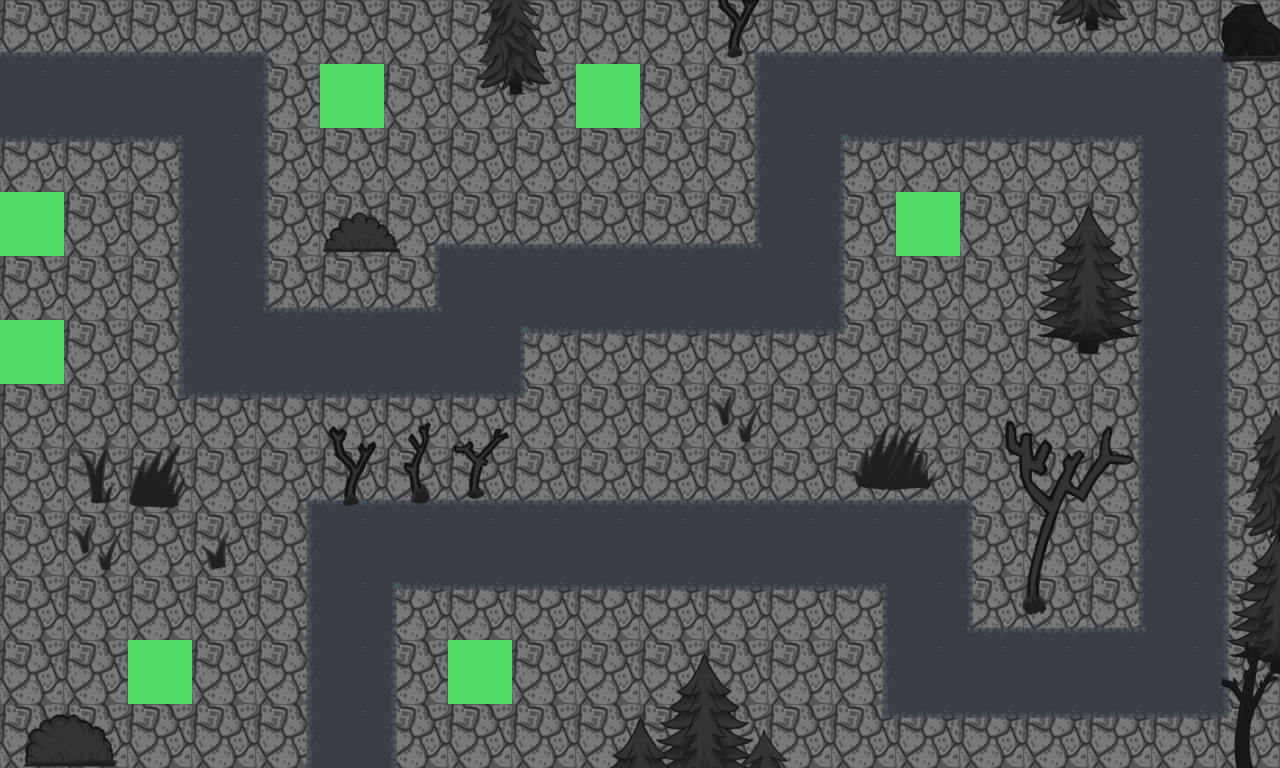

This is a level from a 2D game, rendered from its Tiled map with the project's own tilesets. A one-line summary and the complete map file follow:
An orthogonal 20x12 tile map with 64x64 px tiles, 5 tile layers (Background, Path, Placement, Details 1, ...), 2 tilesets and 1 object.

<map version="1.10" tiledversion="1.10.0" orientation="orthogonal" renderorder="right-down" width="20" height="12" tilewidth="64" tileheight="64" infinite="0" nextlayerid="7" nextobjectid="2">
 <editorsettings>
  <export target="UnderworldLevel2.js" format="js" />
 </editorsettings>
 <tileset firstgid="1" source="tilesetFromDesert.tsx" />
 <tileset firstgid="197" source="UnderworldTileset.tsx" />
 <layer id="1" name="Background" width="20" height="12">
  <data encoding="csv">
19,19,19,19,19,19,19,19,19,19,19,19,19,19,19,19,19,19,19,19,
19,19,19,19,19,19,19,19,19,19,19,19,19,19,19,19,19,19,19,19,
19,19,19,19,19,19,19,19,19,19,19,19,19,19,19,19,19,19,19,19,
19,19,19,19,19,19,19,19,19,19,19,19,19,19,19,19,19,19,19,19,
19,19,19,19,19,19,19,19,19,19,19,19,19,19,19,19,19,19,19,19,
19,19,19,19,19,19,19,19,19,19,19,19,19,19,19,19,19,19,19,19,
19,19,19,19,19,19,19,19,19,19,19,19,19,19,19,19,19,19,19,19,
19,19,19,19,19,19,19,19,19,19,19,19,19,19,19,19,19,19,19,19,
19,19,19,19,19,19,19,19,19,19,19,19,19,19,19,19,19,19,19,19,
19,19,19,19,19,19,19,19,19,19,19,19,19,19,19,19,19,19,19,19,
19,19,19,19,19,19,19,19,19,19,19,19,19,19,19,19,19,19,19,19,
19,19,19,19,19,19,19,19,19,19,19,19,19,19,19,19,19,19,19,19
</data>
 </layer>
 <layer id="2" name="Path" width="20" height="12">
  <data encoding="csv">
200,200,200,200,201,0,0,0,0,0,0,199,200,200,200,200,200,200,200,201,
212,212,212,212,213,0,0,0,0,0,0,211,212,212,212,212,212,212,212,213,
224,224,236,212,213,0,0,0,0,0,0,211,212,235,224,224,224,236,212,213,
0,0,211,212,213,0,199,200,200,200,200,248,212,213,0,0,0,211,212,213,
0,0,211,212,247,200,248,212,212,212,212,212,212,213,0,0,0,211,212,213,
0,0,211,212,212,212,212,212,235,224,224,224,224,225,0,0,0,211,212,213,
0,0,223,224,224,224,224,224,225,0,0,0,0,0,0,0,0,211,212,213,
0,0,0,0,199,200,200,200,200,200,200,200,200,200,200,201,0,211,212,213,
0,0,0,0,211,212,212,212,212,212,212,212,212,212,212,213,0,211,212,213,
0,0,0,0,211,212,235,224,224,224,224,224,224,236,212,247,200,248,212,213,
0,0,0,0,211,212,213,0,0,0,0,0,0,211,212,212,212,212,212,213,
0,0,0,0,211,212,213,0,0,0,0,0,0,223,224,224,224,224,224,225
</data>
 </layer>
 <layer id="3" name="Placement" width="20" height="12">
  <data encoding="csv">
0,0,0,0,0,0,0,0,0,0,0,0,0,0,0,0,0,0,0,0,
0,0,0,0,0,318,0,0,0,318,0,0,0,0,0,0,0,0,0,0,
0,0,0,0,0,0,0,0,0,0,0,0,0,0,0,0,0,0,0,0,
318,0,0,0,0,0,0,0,0,0,0,0,0,0,318,0,0,0,0,0,
0,0,0,0,0,0,0,0,0,0,0,0,0,0,0,0,0,0,0,0,
318,0,0,0,0,0,0,0,0,0,0,0,0,0,0,0,0,0,0,0,
0,0,0,0,0,0,0,0,0,0,0,0,0,0,0,0,0,0,0,0,
0,0,0,0,0,0,0,0,0,0,0,0,0,0,0,0,0,0,0,0,
0,0,0,0,0,0,0,0,0,0,0,0,0,0,0,0,0,0,0,0,
0,0,0,0,0,0,0,0,0,0,0,0,0,0,0,0,0,0,0,0,
0,0,318,0,0,0,0,318,0,0,0,0,0,0,0,0,0,0,0,0,
0,0,0,0,0,0,0,0,0,0,0,0,0,0,0,0,0,0,0,0
</data>
 </layer>
 <layer id="4" name="Details 1" width="20" height="12">
  <data encoding="csv">
0,0,0,0,0,0,0,0,0,0,0,0,0,0,0,0,0,0,0,0,
0,0,0,0,0,0,0,0,0,0,0,0,0,0,0,0,0,0,0,0,
0,0,0,0,0,0,0,0,0,0,0,0,0,0,0,0,0,0,0,0,
0,0,0,0,0,0,0,0,0,0,0,0,0,0,0,0,0,0,0,0,
0,0,0,0,0,0,0,0,0,0,0,0,0,0,0,0,0,0,0,0,
0,0,0,0,0,0,0,0,0,0,0,0,0,0,0,0,0,0,0,0,
0,0,0,0,0,0,0,0,0,0,0,0,0,0,0,0,0,0,0,0,
0,0,0,0,0,0,0,0,0,0,0,0,0,0,0,0,0,0,0,0,
0,0,0,0,0,0,0,0,0,0,0,0,0,0,0,0,0,0,0,270,
0,0,0,0,0,0,0,0,0,0,0,0,0,0,0,0,0,0,0,282,
0,0,0,0,0,0,0,0,0,0,270,271,0,0,0,0,0,0,0,294,
0,0,0,0,0,0,0,0,0,0,282,283,0,0,0,0,0,0,0,0
</data>
 </layer>
 <layer id="5" name="Details 2" width="20" height="12">
  <data encoding="csv">
0,0,0,0,0,0,0,284,285,0,0,277,0,0,0,0,296,297,0,227,
0,0,0,0,0,0,0,296,297,0,0,0,0,0,0,0,0,0,0,0,
0,0,0,0,0,0,0,0,0,0,0,0,0,0,0,0,0,0,0,0,
0,0,0,0,0,202,203,0,0,0,0,0,0,0,0,0,270,271,0,0,
0,0,0,0,0,0,0,0,0,0,0,0,0,0,0,0,282,283,0,0,
0,0,0,0,0,0,0,0,0,0,0,0,0,0,0,0,294,295,0,0,
237,238,239,0,0,265,266,267,0,0,0,217,0,219,220,262,263,264,0,272,
249,250,251,0,0,277,278,279,0,0,0,0,0,231,232,274,275,276,0,284,
0,217,0,230,0,0,0,0,0,0,0,0,0,0,0,286,287,288,0,296,
0,0,0,0,0,0,0,0,0,0,0,0,0,0,0,298,299,300,0,0,
0,0,0,0,0,0,0,0,0,0,0,0,0,0,0,0,0,0,0,289,
214,215,0,0,0,0,0,0,0,270,271,272,273,0,0,0,0,0,0,301
</data>
 </layer>
 <objectgroup id="6" name="Way">
  <object id="1" x="0" y="0">
   <polyline points="0,0 -256,0 -256,960 351.333,960 352.667,546 930,546.667 928.667,676.667 1187,676 1186.67,95 800.333,94 800,290 480,290 480,358 223,356 224,95 -90,97" />
  </object>
 </objectgroup>
</map>
